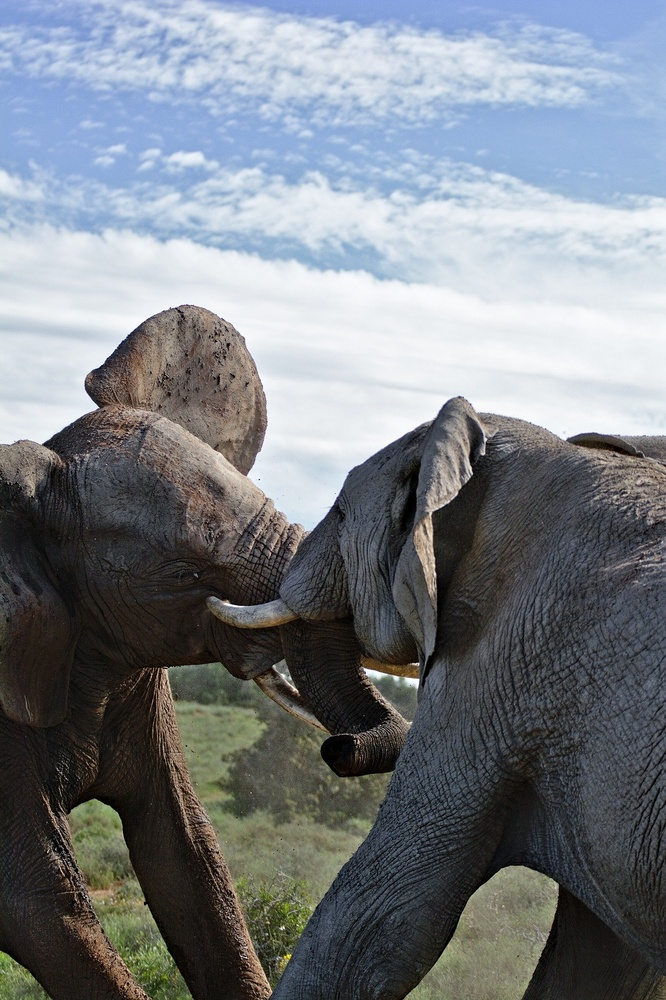
#> input picture python/Image_processing/elephant.jpg, 666 x 1000 px, shrunk from 1279 x 1920 before the run
$ python read_and_transform_image.py
#> lines starting #> are read from the running program, lines starting #| are printed output that depends on the picture
#> the answer given: ../Image_processing/elephant.jpg
#> the answer given: out.png
from PIL import Image
from PIL import ImageOps
from pathlib import Path
from io import BytesIO


def read_and_transform_image(original: Path, updated: Path):
    with open(original, 'rb') as image_file:
        file_bytes = bytes(image_file.read())
        image = Image.open(BytesIO(file_bytes))
#> image is the input picture: PIL image 666x1000 RGB; mean R, G, B 120.8, 126, 131.9
        inverted_image = ImageOps.invert(image)
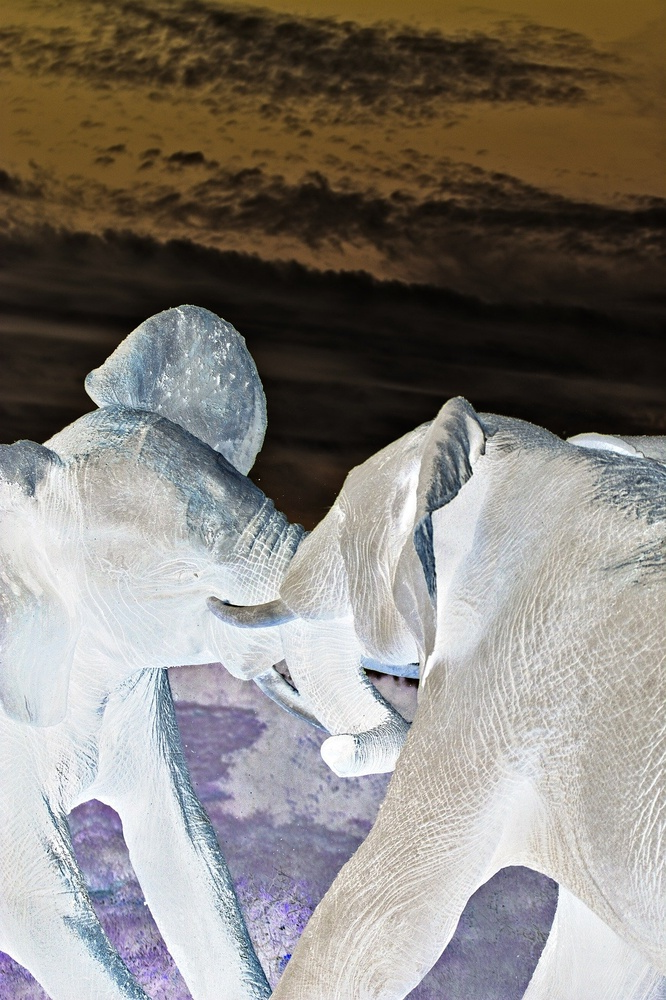
#> inverted_image: PIL image 666x1000 RGB; mean R, G, B 134.2, 129, 123.1
    with open(updated, 'wb') as update_image_file:
        transformed_image_bytes = BytesIO()
        inverted_image.save(transformed_image_bytes, 'JPEG')
        update_image_file.write(transformed_image_bytes.getvalue())


if __name__ == '__main__':

    original_location = input('Where is your image located? ')
    updated_location = input('Where would you like to save your edited image? ')
    original_path = Path(original_location)
    updated_path = Path(updated_location)
    read_and_transform_image(original_path, updated_path)
